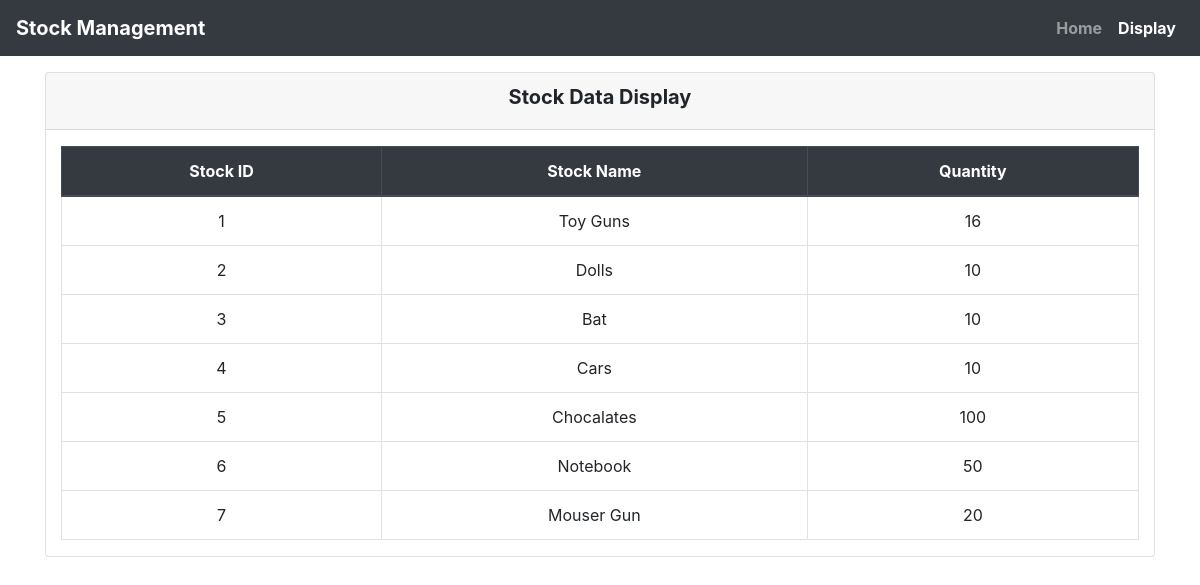
/display/, run on an earlier commit of the app's database.
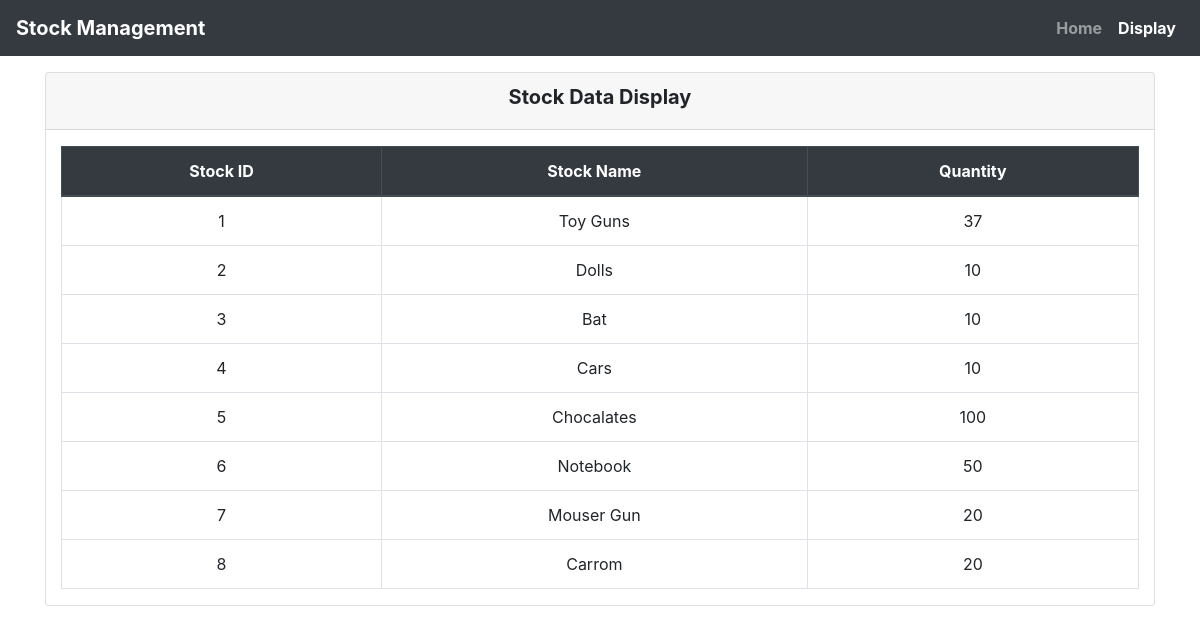
And on a later commit of the database.
### app/models.py (models this page shows)
class Stock(models.Model):
    sid = models.AutoField(primary_key=True)
    sname = models.CharField(max_length=200)
    quant = models.IntegerField()

### app/views.py (the view)
# urls.py: path('display/', views.show, name='display')
def show(req):
    shelf = Stock.objects.all()
    return render(req, 'display.html', {'shelf': shelf})

### app/templates/display.html (shortened to what this page needs)
{% load static %}
<!DOCTYPE html>
<html lang="en">
<head>
    <link rel="stylesheet" href="{% static 'bootstrap/css/bootstrap.css' %}">
</head>
<body>
<main>
    <nav class="navbar navbar-expand-lg navbar-dark bg-dark text-center font-weight-bolder">
        <a class="navbar-brand text-center" href="#">Stock Management</a>
        <div class="collapse navbar-collapse " id="navbarSupportedContent">
            <ul class="navbar-nav ml-auto ">
                <li class="nav-item ">
                    <a class="nav-link" href="{% url 'index' %}">Home </a>
                </li>
                <li class="nav-item active">
                    <a class="nav-link" href="{% url 'display' %}">Display </a>
                </li>
            </ul>
        </div>
    </nav>
    <article class="container mt-3">
        <div class="card">
            <div class="card-header">
                <h5 class="text-center font-weight-bolder">Stock Data Display</h5>
            </div>
            <div class="container-fluid mx-auto mt-3">
                <table class="table table-bordered table-hover table-responsive-lg table-responsive-md table-responsive-sm">
                    <thead class="thead-dark text-center">
                    <tr>
                        <th>Stock ID</th>
                        <th>Stock Name</th>
                        <th>Quantity</th>
                    </tr>
                    </thead>
                    <tbody class="m-auto text-center">
                    {% for data in shelf %}
                        <tr>
                            <td>{{ data.sid }}</td>
                            <td>{{ data.sname }}</td>
                            <td>{{ data.quant }}</td>
                        </tr>
                    {% endfor %}
                    </tbody>
                </table>
            </div>
        </div>
    </article>
</main>
</body>
</html>

What changed in the data, as far as the page shows it:
changed Stock "Toy Guns": quant "16" → "37"
added Stock: sid "8", sname "Carrom", quant "20"
